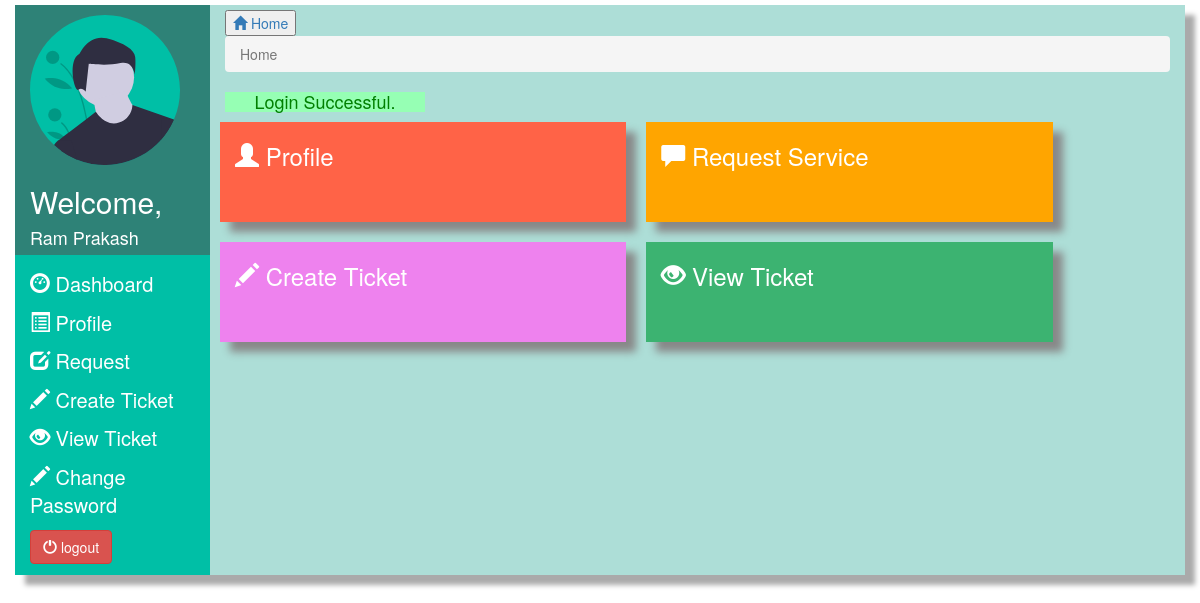
The app's page /user.php (signed in), older data.
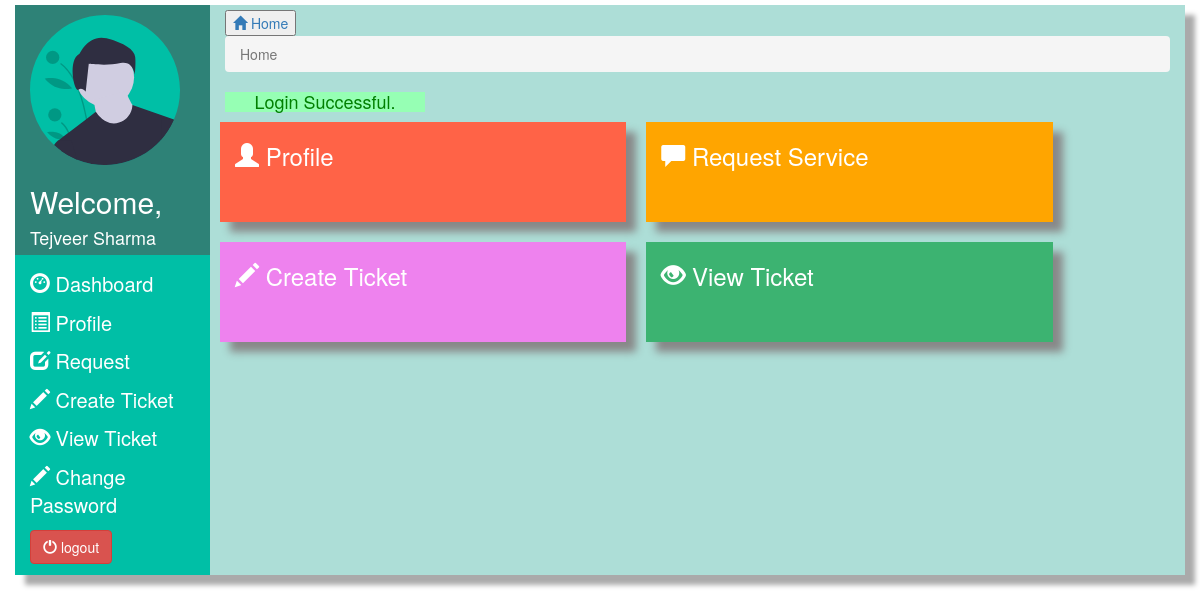
The same page, newer data.
### tables this page shows
CREATE TABLE `user` (
  `email` varchar(30) NOT NULL,
  `password` varchar(30) NOT NULL,
  `contact` varchar(10) NOT NULL,
  `id` int(11) NOT NULL,
  `name` varchar(30) NOT NULL,
  `gender` varchar(2) NOT NULL,
  `address` varchar(100) NOT NULL,
  `image` varchar(50) NOT NULL,
  `Time` timestamp(6) NOT NULL DEFAULT CURRENT_TIMESTAMP(6)
);

### User.php (the view, shortened to what this page needs)
<?php
if(isset($_SESSION["user"]))
{
    $email = $_SESSION["user"];
  include('HomeDatabase.php');
 include('dbcon.php');
if ($conn->connect_error) {
  die("Connection failed: " . $conn->connect_error);
}
    else{
        $q1 = "select * from user where email = '$email'";
        $res=mysqli_query($conn,$q1);
        $array = mysqli_fetch_array($res);
}
?>
<!DOCTYPE html>
<html lang="en">
  <head>
   <link href="css/bootstrap.min.css" rel="stylesheet"/>
  </head>
  <body>
    <div class="container" style="margin-top:5px;">
      <div class="row">
        <div class="col-lg-2" style="background-color: green;">
          <div class="row">
            <div class="col-lg-12"  style="background-color: #2e8277;height:250px;align-content:center"><img class="img-fluid" src="images/user.svg" style="width:150px;margin-top:10px" alt="USER"/>
              <h2 style="color:white">Welcome,</h2>
                 <h4 style="color:white"><?php echo $array["name"] ?></h4>
              </div>
          </div>
          <div class="row" >
            <div class="col-lg-12" style="font-size:20px;background-color: #00bfa6;height:320px">
             <p style="padding-top:15px;"><a href="#" style="color:white;"><span class="glyphicon glyphicon-dashboard"></span>  Dashboard</a></p>
                <p> <a data-toggle="modal" href="#profileModal" style="color:white"><span class="glyphicon glyphicon-list-alt"></span>  Profile</a></p>
                <p> <a href="#requestModal" data-toggle="modal" style="color:white"><span class="glyphicon glyphicon-edit"></span>  Request</a></p>
                <p><a  data-toggle="modal" href="#exampleModalLong" style="color:white"><span class="glyphicon glyphicon-pencil"></span>  Create Ticket</a></p>
                <p><a href="#viewTicket" data-toggle="modal" style="color:white"><span class="glyphicon glyphicon-eye-open"></span>  View Ticket</a>
                </p>
                <p><a data-toggle="modal" href="#exampleModal" style="color:white"><span class="glyphicon glyphicon-pencil"></span>  Change Password</a></p>
                <a href="logout.php"> <button type="submit"  class="btn btn-danger" style="color:white;" name= "logout"><span class="glyphicon glyphicon-off"></span>  logout</button></a>
            </div>
          </div>
        </div>
        <div class="col-lg-10" style="background-color: #added7;height:570px">
          <a href="#"><button style="margin-top:5px"><span class="glyphicon glyphicon-home"></span> Home</button></a>
<nav aria-label="breadcrumb">
  <ol class="breadcrumb" >
    <li class="breadcrumb-item active" aria-current="page">Home</li>
  </ol>
</nav>
            <?php
        if(isset($_SESSION["login_true"])){
            ?><div style ="text-align:center; background-color:#96ffb4; height: 20px;width:200px; color: #15ad40;" id = "loginSuccess"><h4 style = "font-weight: 2px;color: green">Login Successful.</h4></div>
            <?php
        }
    ?>
            <div class="row" style="align-content:center;">
            <div class="col-lg-5" style="background-color: TOMATO; height:100px"><a data-toggle="modal" href="#profileModal" style="color:white;text-decoration: none;"><h3><span class="glyphicon glyphicon-user"></span>  Profile</h3></a></div>
            <div class="col-lg-5" style="background-color: ORANGE;height:100px"><a href="#requestModal" data-toggle="modal" style="color:white;text-decoration: none;"><h3><span class="glyphicon glyphicon-comment"></span>  Request Service</h3></a></div>
            </div>
            <div class="row">
            <div class="col-lg-5" style="background-color: violet;height:100px"><a  data-toggle="modal" href="#exampleModalLong" style="color:white;text-decoration: none;"><h3><span class="glyphicon glyphicon-pencil"></span>  Create Ticket</h3></a></div>
            <div class="col-lg-5" style="background-color: MEDIUMSEAGREEN;height:100px"><a href="#viewTicket" data-toggle="modal" style="color:white;text-decoration: none;"><h3><span class="glyphicon glyphicon-eye-open"></span>  View Ticket</h3></a></div>
            </div>
        </div>
      </div>
    </div>
  </body>
</html>
<?php
}
else
{
    header('location:index.php');
}
?>

### User.php (style rules this page uses)
.container { box-shadow: 10px 10px 5px #aaaaaa; }
.col-lg-5 { box-shadow: 10px 10px 8px #888888; margin: 10px; }

Row changes from the older to the newer data that the page shows:
changed user: name "Ram Prakash" → "Tejveer Sharma"
